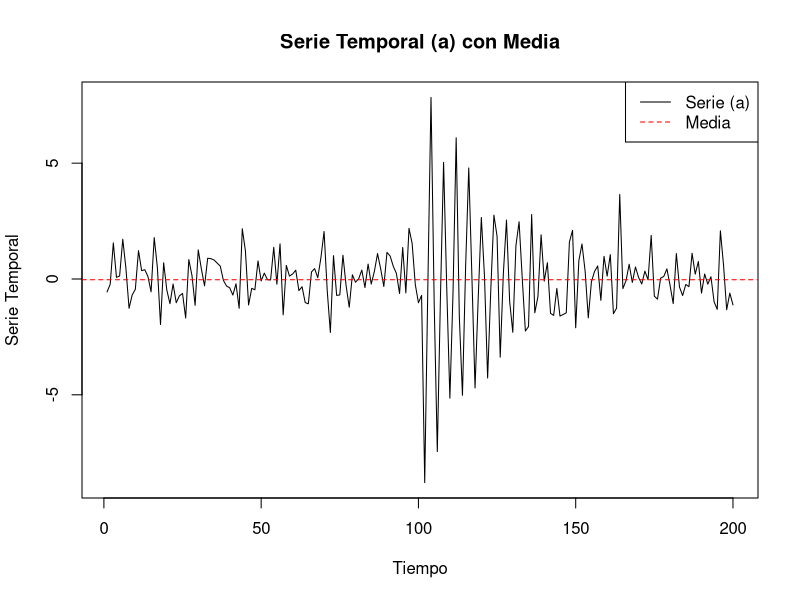
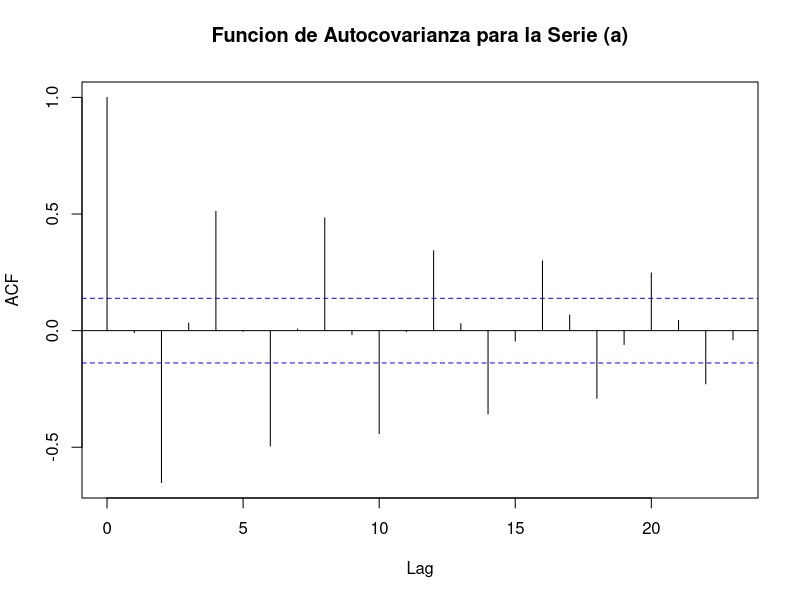

Here is the R script that generated these plots, in order:
install.packages("forecast")
library(forecast)

set.seed(123) 
tiempo <- 1:200
signal <- ifelse(tiempo <= 100, 0, 10 * exp(-(tiempo-100)/20) * cos(2 * pi * tiempo / 4))
ruido <- rnorm(200, mean = 0, sd = 1) 
serie_temporal <- signal + ruido

media <- mean(serie_temporal)
covarianza <- Acf(serie_temporal, plot=FALSE)

# Grafica serie temporal
plot(tiempo, serie_temporal, type="l", main="Serie Temporal (a) con Media", xlab="Tiempo", ylab="Serie Temporal")
abline(h = media, col="red", lty=2)
legend("topright", legend=c("Serie (a)", "Media"), col=c("black", "red"), lty=1:2)

# Grafica autocovarianza
plot(covarianza, main="Funcion de Autocovarianza para la Serie (a)")
